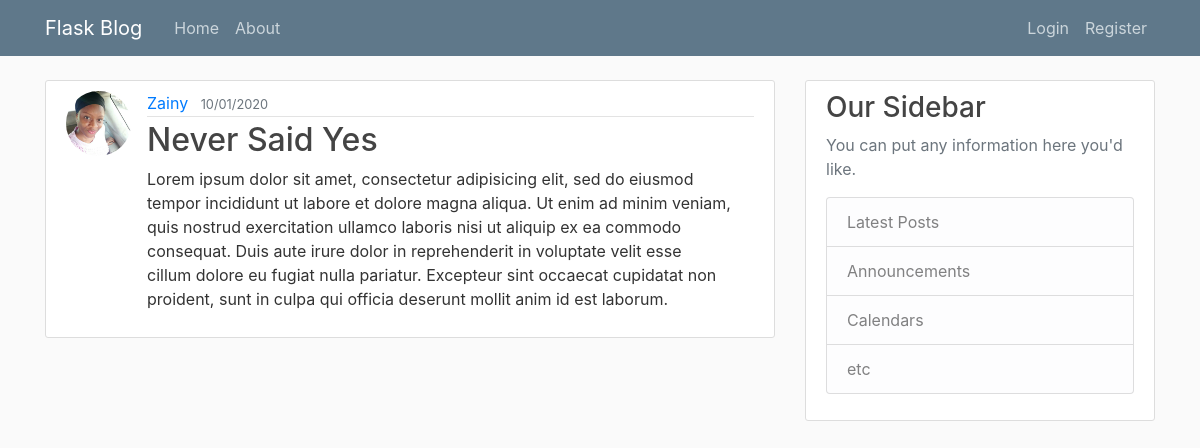
The app's page /post/16 with its own data.
### flaskblog/models.py (models this page shows, shortened)
class User(db.Model, UserMixin):
	id = db.Column(db.Integer, primary_key=True)
	username = db.Column(db.String(20), unique = True, nullable = False)
	email = db.Column(db.String(120), unique = True, nullable = False)
	image_file = db.Column(db.String(20), nullable = False, default = "default.jpg")
	password = db.Column(db.String(30), nullable= False)
	posts = db.relationship("Post", backref="author", lazy = True)

class Post(db.Model):
	id = db.Column(db.Integer, primary_key = True)
	title = db.Column(db.String(20), nullable= False)
	date_posted = db.Column(db.DateTime, nullable = False, default = datetime.utcnow)
	content = db.Column(db.Text, nullable = False)
	user_id = db.Column(db.Integer, db.ForeignKey("user.id"), nullable = False)

### flaskblog/routes.py (the view)
@app.route('/post/<int:post_id>')
def post(post_id):
	post = Post.query.get_or_404(post_id)
	return render_template('post.html', title =post.title, post=post)

### flaskblog/templates/post.html (shortened to what this page needs)
{% extends "layout.html" %}
{% block css %}
	<link rel="stylesheet" type="text/css" href="{{ url_for('static', filename = 'main.css')}}">
{% endblock %}
{% block content %}
	<article class="media content-section">
		<img class="rounded-circle article-img" src="{{ url_for('static', filename='profile_pics/' + post.author.image_file) }}">
	  <div class="media-body">
	    <div class="article-metadata">
	      <a class="mr-2" href="{{ url_for('user_posts', username = post.author.username ) }}">{{ post.author.username }}</a>
	      <small class="text-muted">{{ post.date_posted.strftime("%m/%d/%Y") }}</small>
	    </div>
	    <h2 class="article-title"> {{ post.title }}</h2>
	    <p class="article-content">{{ post.content }}</p>
	  </div>
	</article>
{% endblock content %}

### flaskblog/static/main.css (style rules this page uses)
body { background: #fafafa; color: #333333; margin-top: 5rem; }
h1, h2, h3, h4, h5, h6 { color: #444444; }
.content-section { background: #ffffff; padding: 10px 20px; border: 1px solid #dddddd; border-radius: 3px; margin-bottom: 20px; }
.article-title { color: #444444; }
.article-content { white-space: pre-line; }
.article-img { height: 65px; width: 65px; margin-right: 16px; }
.article-metadata { padding-bottom: 1px; margin-bottom: 4px; border-bottom: 1px solid #e3e3e3 }

### records on screen
User: image_file (picture), author.username "Zainy"
Post: date_posted "10/01/2020", title "Never Said Yes", content "Lorem ipsum dolor sit amet, consectetur adipisicing elit, sed do eiusmod tempor incididunt ut labore et dolore magna aliqua. Ut enim ad minim veniam, quis nostrud exercitation ullamco laboris nisi ut aliquip ex ea commodo consequat. Duis aute irure dolor in reprehenderit in voluptate velit esse cillum dolore eu fugiat nulla pariatur. Excepteur sint occaecat cupidatat non proident, sunt in culpa qui officia deserunt mollit anim id est laborum."
